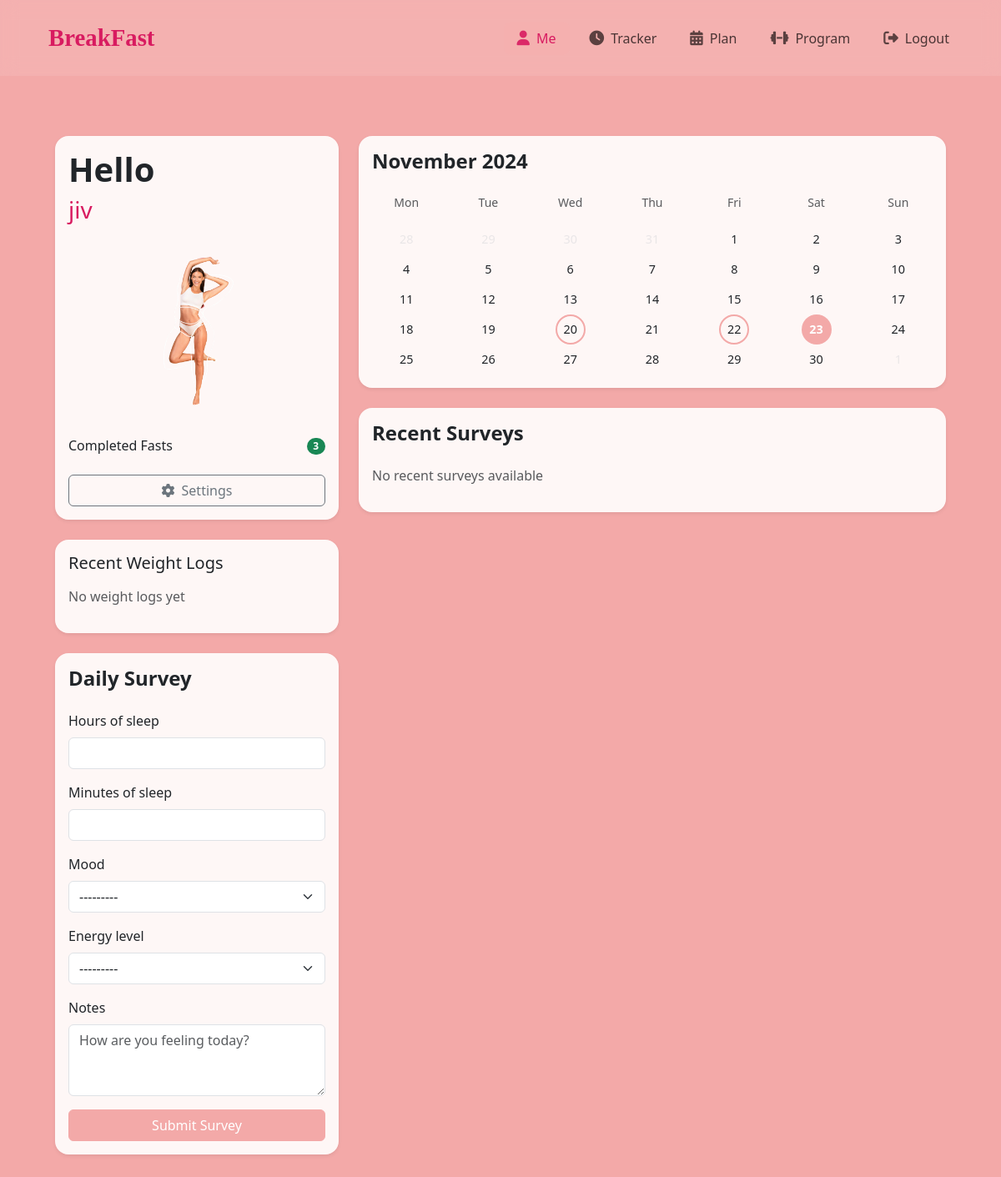
The app's page /breakfast/me/ (signed in), older data.
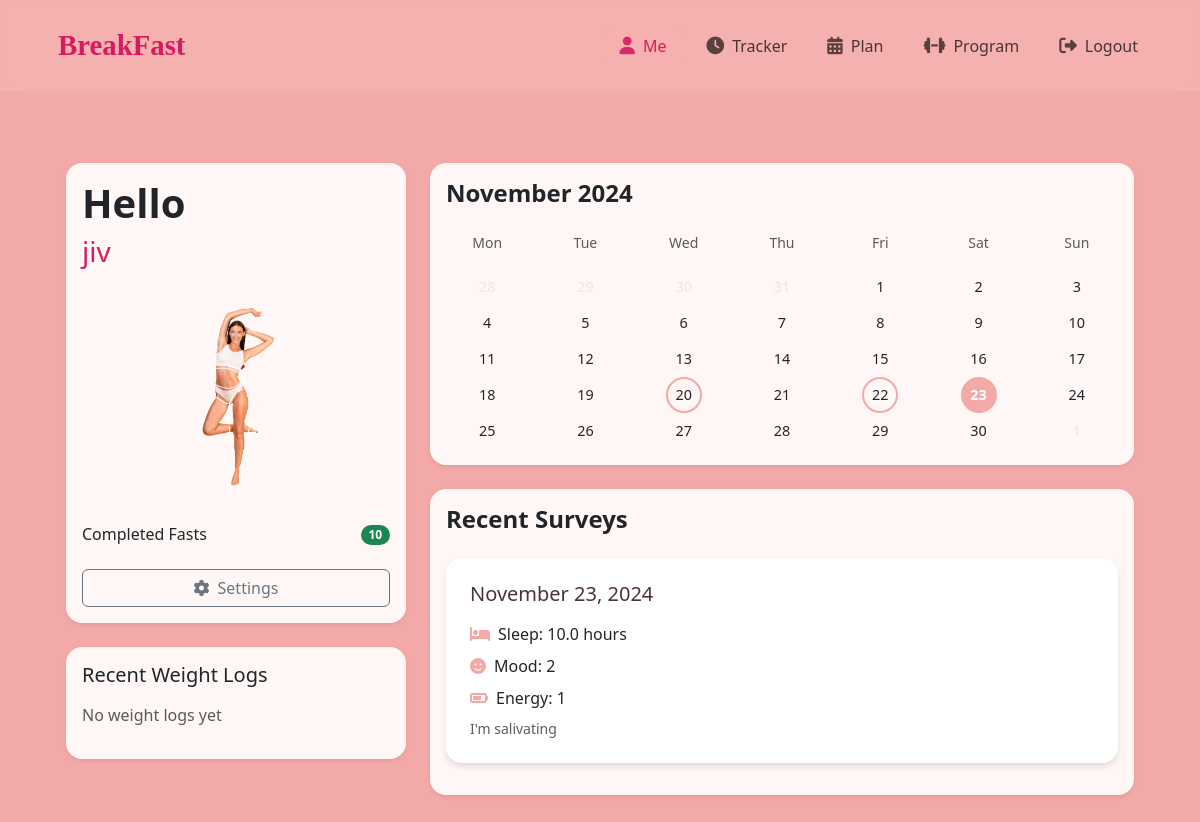
The same page, newer data.
### BreakFast_app/models.py (models this page shows, shortened)
class User(AbstractUser):
    email = models.EmailField(unique=True)
    first_name = models.CharField(max_length=150)
    last_name = models.CharField(max_length=150)
    contact_number = models.CharField(max_length=20, null=True, blank=True)
    profile_picture = models.ImageField(upload_to='profile_pics/', null=True, blank=True)
    USERNAME_FIELD = 'email'
    REQUIRED_FIELDS = ['first_name', 'last_name']

class DailySurvey(models.Model):
    user = models.ForeignKey(User, on_delete=models.CASCADE)
    date = models.DateField(default=timezone.now)
    hours_of_sleep = models.FloatField(null=True, blank=True)
    minutes_of_sleep = models.IntegerField(null=True, blank=True)
    mood = models.IntegerField(choices=[(i, str(i)) for i in range(1, 6)], null=True, blank=True)
    energy_level = models.IntegerField(choices=[(i, str(i)) for i in range(1, 6)], null=True, blank=True)
    notes = models.TextField(null=True, blank=True)
    class Meta:
        unique_together = ['user', 'date']
        ordering = ['-date']

### BreakFast_app/views.py (the view)
# urls.py: path('me/', views.me, name='me'),
@login_required
def me(request):
    user_profile = request.user.userprofile
    today = timezone.now().date()
    current_month = timezone.now().strftime('%B %Y')
    daily_survey = DailySurvey.objects.filter(user=request.user, date=today).first()
    recent_surveys = DailySurvey.objects.filter(
        user=request.user,
        date__gte=today - timezone.timedelta(days=7)
    ).order_by('-date')
    weight_logs = WeightLog.objects.filter(user=request.user).order_by('-date')[:5]
    completed_fasts = FastingTracker.objects.filter(
        created_by=request.user,
        completed=True
    ).count()
    import calendar
    cal = calendar.Calendar(firstweekday=calendar.MONDAY)
    month_days = cal.monthdatescalendar(today.year, today.month)
    weekdays = ['Mon', 'Tue', 'Wed', 'Thu', 'Fri', 'Sat', 'Sun']
    fasting_days = FastingTracker.objects.filter(
        created_by=request.user,
        start_time__year=today.year,
        start_time__month=today.month
    ).values_list('start_time__day', flat=True)
    calendar_weeks = []
    for week in month_days:
        week_days = []
        for date in week:
            if date.month == today.month:
                week_days.append({
                    'day': date.day,
                    'is_today': date == today,
                    'has_fast': date.day in fasting_days,
                    'is_current_month': True
                })
            else:
                week_days.append({
                    'day': date.day,
                    'is_today': False,
                    'has_fast': False,
                    'is_current_month': False
                })
        calendar_weeks.append(week_days)
    context = {
        'user_profile': user_profile,
        'daily_survey': daily_survey,
        'recent_surveys': recent_surveys,
        'survey_form': DailySurveyForm() if not daily_survey else None,
        'weight_logs': weight_logs,
        'completed_fasts': completed_fasts,
        'current_month': current_month,
        'weekdays': weekdays,
        'calendar_weeks': calendar_weeks
    }
    return render(request, 'me.html', context)

### BreakFast_app/templates/me.html (shortened to what this page needs)
{% extends 'base.html' %}
{% load static %}
{% block content %}
<div class="container-fluid py-5" style="min-height: calc(100vh - 56px);">
    <div class="container">
        <div class="row g-4">
            <div class="col-lg-4">
                <div class="card shadow-sm rounded-4 mb-4">
                    <div class="card-body">
                        <h1 class="display-6 fw-bold mb-2">Hello</h1>
                        <h2 class="h3 mb-4" style="color: #d81b60;">{{ user.first_name|default:"Athena" }}</h2>
                        <div class="text-center mb-4">
                            <img src="{% static 'images/ategurl_nbg.png' %}" alt="Profile" class="img-fluid" style="max-width: 200px;">
                        </div>
                        <div class="d-flex justify-content-between align-items-center">
                            <h6 class="mb-0">Completed Fasts</h6>
                            <span class="badge bg-success rounded-pill">{{ completed_fasts }}</span>
                        </div>
                        <a href="{% url 'personalinfo' %}" class="btn btn-outline-secondary w-100 mt-4">
                            <i class="fas fa-cog me-2"></i>Settings
                        </a>
                    </div>
                </div>
                <div class="card shadow-sm rounded-4 mb-4">
                    <div class="card-body">
                        <h5 class="card-title mb-3">Recent Weight Logs</h5>
                        {% for log in weight_logs %}
                        <div class="log-item">
                            <div class="d-flex justify-content-between align-items-center">
                                <span>{{ log.weight }} kg</span>
                                <small class="text-muted">{{ log.date|date:"M d" }}</small>
                            </div>
                            {% if log.notes %}
                            <div class="small text-muted mt-1">
                                {{ log.notes }}
                            </div>
                            {% endif %}
                        </div>
                        {% empty %}
                        <p class="text-muted">No weight logs yet</p>
                        {% endfor %}
                    </div>
                </div>
                {% if not daily_survey %}
                <div class="card shadow-sm rounded-4 mb-4">
                    <div class="card-body">
                        <h3 class="h4 fw-bold mb-4">Daily Survey</h3>
                        <form id="dailySurveyForm" method="post" action="{% url 'submit_daily_survey' %}">
                            {% for field in survey_form %}
                            <div class="mb-3">
                                <label class="form-label">{{ field.label }}</label>
                                {{ field }}
                            </div>
                            {% endfor %}
                            <button type="submit" class="btn btn-primary w-100">Submit Survey</button>
                        </form>
                    </div>
                </div>
                {% endif %}
            </div>
            <div class="col-lg-8">
                <div class="card shadow-sm rounded-4 mb-4">
                    <div class="card-body">
                        <h3 class="h4 fw-bold mb-4">{{ current_month }}</h3>
                        <div class="row g-3 text-center mb-3">
                            {% for day in weekdays %}
                            <div class="col">
                                <div class="text-muted small">{{ day }}</div>
                            </div>
                            {% endfor %}
                        </div>
                        {% for week in calendar_weeks %}
                        <div class="row g-3 text-center">
                            {% for date in week %}
                            <div class="col">
                                <div class="calendar-day {% if not date.is_current_month %}text-muted opacity-25{% endif %} {% if date.is_today %}today{% endif %} {% if date.has_fast %}has-fast{% endif %}">
                                    {{ date.day }}
                                </div>
                            </div>
                            {% endfor %}
                        </div>
                        {% endfor %}
                    </div>
                </div>
                <div class="card shadow-sm rounded-4 mb-4">
                    <div class="card-body">
                        <h3 class="h4 fw-bold mb-4">Recent Surveys</h3>
                        {% if recent_surveys %}
                            {% for survey in recent_surveys %}
                            <div class="survey-card">
                                <h5>{{ survey.date|date:"F j, Y" }}</h5>
                                <div class="survey-stat">
                                    <i class="fas fa-bed"></i>
                                    <span>Sleep: {{ survey.hours_of_sleep }} hours</span>
                                </div>
                                <div class="survey-stat">
                                    <i class="fas fa-smile"></i>
                                    <span>Mood: {{ survey.get_mood_display }}</span>
                                </div>
                                <div class="survey-stat">
                                    <i class="fas fa-battery-three-quarters"></i>
                                    <span>Energy: {{ survey.get_energy_level_display }}</span>
                                </div>
                                {% if survey.notes %}
                                <div class="mt-2 small text-muted">
                                    {{ survey.notes }}
                                </div>
                                {% endif %}
                            </div>
                            {% endfor %}
                        {% else %}
                            <p class="text-muted">No recent surveys available</p>
                        {% endif %}
                    </div>
                </div>
            </div>
        </div>
    </div>
</div>
{% endblock %}

### BreakFast_app/templates/base.html (shortened to what this page needs)
<!DOCTYPE html>
<html lang="en">
<head>
    <link href="https://cdn.jsdelivr.net/npm/bootstrap@5.3.2/dist/css/bootstrap.min.css" rel="stylesheet">
    <link rel="stylesheet" href="https://cdnjs.cloudflare.com/ajax/libs/font-awesome/6.4.0/css/all.min.css">
</head>
<body>
    <nav class="navbar navbar-expand-lg mb-4">
        <div class="container">
            <a class="navbar-brand" href="{% url 'home' %}">BreakFast</a>
            <div class="collapse navbar-collapse" id="navbarNav">
                <ul class="navbar-nav ms-auto">
                    {% if user.is_authenticated %}
                    <li class="nav-item">
                        <a class="nav-link {% if request.resolver_match.url_name == 'me' %}active{% endif %}" href="{% url 'me' %}">
                            <i class="fas fa-user"></i>Me
                        </a>
                    </li>
                    <li class="nav-item">
                        <a class="nav-link {% if request.resolver_match.url_name == 'tracker' %}active{% endif %}" href="{% url 'tracker' %}">
                            <i class="fas fa-clock"></i>Tracker
                        </a>
                    </li>
                    <li class="nav-item">
                        <a class="nav-link {% if request.resolver_match.url_name == 'plan' %}active{% endif %}" href="{% url 'plan' %}">
                            <i class="fas fa-calendar-alt"></i>Plan
                        </a>
                    </li>
                    <li class="nav-item">
                        <a class="nav-link {% if request.resolver_match.url_name == 'program' %}active{% endif %}" href="{% url 'program' %}">
                            <i class="fas fa-dumbbell"></i>Program
                        </a>
                    </li>
                    <li class="nav-item">
                        <a class="nav-link" href="{% url 'logout' %}">
                            <i class="fas fa-sign-out-alt"></i>Logout
                        </a>
                    </li>
                    {% endif %}
                </ul>
            </div>
        </div>
    </nav>
    <div class="content-wrapper">
        <div class="container">
            {% block content %}{% endblock %}
        </div>
    </div>
</body>
</html>

### BreakFast_app/templates/base.html (style rules this page uses)
:root { --dark-brown: #4A3434; --light-pink: #F3A9A8; --dark-pink: #d81b60; --hover-brown: #3a2727; }
body { min-height: 100vh; background-color: var(--light-pink); color: var(--dark-brown); }
.navbar { background-color: rgba(255, 255, 255, 0.1) !important; backdrop-filter: blur(10px); -webkit-backdrop-filter: blur(10px); padding: 1rem 0; }
.navbar-brand { color: var(--dark-pink) !important; font-weight: bold; font-family: 'Brush Script MT', 'Comic Sans MS', cursive; font-size: 1.8em; padding: 0.5rem 1rem; border-radius: 0.5rem; transition: all 0.3s ease; }
.nav-link { color: var(--dark-brown) !important; font-weight: 500; transition: all 0.3s ease; padding: 0.5rem 1rem !important; margin: 0 0.25rem; border-radius: 0.5rem; }
.nav-link.active { color: var(--dark-pink) !important; background-color: rgba(243, 169, 168, 0.15); }
.nav-link i { margin-right: 0.5rem; font-size: 1.1em; opacity: 0.9; }
.card { background-color: rgba(255, 255, 255, 0.9); border: none; border-radius: 1rem; transition: transform 0.2s ease, box-shadow 0.2s ease; }

### BreakFast_app/templates/me.html (style rules this page uses)
.calendar-day { width: 36px; height: 36px; display: flex; align-items: center; justify-content: center; border-radius: 50%; transition: all 0.3s ease; margin: 0 auto; font-size: 0.9rem; }
.calendar-day.today { background-color: #F3A9A8; color: white; font-weight: bold; }
.calendar-day.has-fast { border: 2px solid #F3A9A8; }
.calendar-day.text-muted { color: #adb5bd !important; }
.survey-card { background: white; border-radius: 1rem; padding: 1.5rem; margin-bottom: 1rem; box-shadow: 0 4px 6px rgba(0,0,0,0.1); }
.survey-card h5 { color: #4A3434; margin-bottom: 1rem; }
.survey-stat { display: flex; align-items: center; margin-bottom: 0.5rem; }
.survey-stat i { margin-right: 0.5rem; color: #F3A9A8; }

Row changes from the older to the newer data that the page shows:
added DailySurvey: date "November 23, 2024", hours_of_sleep "10.0", mood "2", energy_level "1", notes "I'm salivating"
Text that changed along with them:
{{ completed_fasts }}: "3" → "10"
text no longer shown: "Daily Survey Submit Survey No recent surveys available"
list line gone: "Hours of sleep "
list line gone: "Minutes of sleep "
list line gone: "Mood ---------"
list line gone: "Energy level ---------"
list line gone: "Notes "
